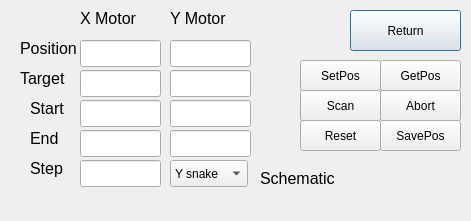
<?xml version="1.0" encoding="UTF-8"?>
<ui version="4.0">
 <class>Scanner</class>
 <widget class="QDialog" name="Scanner">
  <property name="geometry">
   <rect>
    <x>0</x>
    <y>0</y>
    <width>471</width>
    <height>221</height>
   </rect>
  </property>
  <property name="windowTitle">
   <string>EngineerScanner</string>
  </property>
  <widget class="QLabel" name="label">
   <property name="geometry">
    <rect>
     <x>80</x>
     <y>10</y>
     <width>66</width>
     <height>17</height>
    </rect>
   </property>
   <property name="font">
    <font>
     <pointsize>12</pointsize>
    </font>
   </property>
   <property name="text">
    <string>X Motor</string>
   </property>
  </widget>
  <widget class="QLabel" name="label_2">
   <property name="geometry">
    <rect>
     <x>170</x>
     <y>10</y>
     <width>66</width>
     <height>17</height>
    </rect>
   </property>
   <property name="font">
    <font>
     <pointsize>12</pointsize>
    </font>
   </property>
   <property name="text">
    <string>Y Motor</string>
   </property>
  </widget>
  <widget class="QLabel" name="label_3">
   <property name="geometry">
    <rect>
     <x>20</x>
     <y>40</y>
     <width>66</width>
     <height>17</height>
    </rect>
   </property>
   <property name="font">
    <font>
     <pointsize>12</pointsize>
    </font>
   </property>
   <property name="text">
    <string>Position</string>
   </property>
  </widget>
  <widget class="QLabel" name="label_4">
   <property name="geometry">
    <rect>
     <x>20</x>
     <y>70</y>
     <width>66</width>
     <height>17</height>
    </rect>
   </property>
   <property name="font">
    <font>
     <pointsize>12</pointsize>
    </font>
   </property>
   <property name="text">
    <string>Target</string>
   </property>
  </widget>
  <widget class="QLabel" name="label_5">
   <property name="geometry">
    <rect>
     <x>30</x>
     <y>100</y>
     <width>66</width>
     <height>17</height>
    </rect>
   </property>
   <property name="font">
    <font>
     <pointsize>12</pointsize>
    </font>
   </property>
   <property name="text">
    <string>Start</string>
   </property>
  </widget>
  <widget class="QLabel" name="label_6">
   <property name="geometry">
    <rect>
     <x>30</x>
     <y>130</y>
     <width>66</width>
     <height>17</height>
    </rect>
   </property>
   <property name="font">
    <font>
     <pointsize>12</pointsize>
    </font>
   </property>
   <property name="text">
    <string>End</string>
   </property>
  </widget>
  <widget class="QPushButton" name="sca_return">
   <property name="geometry">
    <rect>
     <x>350</x>
     <y>10</y>
     <width>111</width>
     <height>41</height>
    </rect>
   </property>
   <property name="text">
    <string>Return</string>
   </property>
  </widget>
  <widget class="QPushButton" name="setpos">
   <property name="geometry">
    <rect>
     <x>300</x>
     <y>60</y>
     <width>81</width>
     <height>31</height>
    </rect>
   </property>
   <property name="text">
    <string>SetPos</string>
   </property>
  </widget>
  <widget class="QPushButton" name="scan">
   <property name="geometry">
    <rect>
     <x>300</x>
     <y>90</y>
     <width>81</width>
     <height>31</height>
    </rect>
   </property>
   <property name="text">
    <string>Scan</string>
   </property>
  </widget>
  <widget class="QPushButton" name="reset">
   <property name="geometry">
    <rect>
     <x>300</x>
     <y>120</y>
     <width>81</width>
     <height>31</height>
    </rect>
   </property>
   <property name="text">
    <string>Reset</string>
   </property>
  </widget>
  <widget class="QPushButton" name="getpos">
   <property name="geometry">
    <rect>
     <x>380</x>
     <y>60</y>
     <width>81</width>
     <height>31</height>
    </rect>
   </property>
   <property name="text">
    <string>GetPos</string>
   </property>
  </widget>
  <widget class="QPushButton" name="savepos">
   <property name="geometry">
    <rect>
     <x>380</x>
     <y>120</y>
     <width>81</width>
     <height>31</height>
    </rect>
   </property>
   <property name="text">
    <string>SavePos</string>
   </property>
  </widget>
  <widget class="QPushButton" name="abort">
   <property name="geometry">
    <rect>
     <x>380</x>
     <y>90</y>
     <width>81</width>
     <height>31</height>
    </rect>
   </property>
   <property name="text">
    <string>Abort</string>
   </property>
  </widget>
  <widget class="mylineedit" name="pos_x">
   <property name="geometry">
    <rect>
     <x>80</x>
     <y>40</y>
     <width>81</width>
     <height>27</height>
    </rect>
   </property>
  </widget>
  <widget class="mylineedit" name="pos_y">
   <property name="geometry">
    <rect>
     <x>170</x>
     <y>40</y>
     <width>81</width>
     <height>27</height>
    </rect>
   </property>
  </widget>
  <widget class="mylineedit" name="tar_x">
   <property name="geometry">
    <rect>
     <x>80</x>
     <y>70</y>
     <width>81</width>
     <height>27</height>
    </rect>
   </property>
  </widget>
  <widget class="mylineedit" name="tar_y">
   <property name="geometry">
    <rect>
     <x>170</x>
     <y>70</y>
     <width>81</width>
     <height>27</height>
    </rect>
   </property>
  </widget>
  <widget class="mylineedit" name="start_x">
   <property name="geometry">
    <rect>
     <x>80</x>
     <y>100</y>
     <width>81</width>
     <height>27</height>
    </rect>
   </property>
  </widget>
  <widget class="mylineedit" name="start_y">
   <property name="geometry">
    <rect>
     <x>170</x>
     <y>100</y>
     <width>81</width>
     <height>27</height>
    </rect>
   </property>
  </widget>
  <widget class="mylineedit" name="end_x">
   <property name="geometry">
    <rect>
     <x>80</x>
     <y>130</y>
     <width>81</width>
     <height>27</height>
    </rect>
   </property>
  </widget>
  <widget class="mylineedit" name="end_y">
   <property name="geometry">
    <rect>
     <x>170</x>
     <y>130</y>
     <width>81</width>
     <height>27</height>
    </rect>
   </property>
  </widget>
  <widget class="QLabel" name="label_7">
   <property name="geometry">
    <rect>
     <x>30</x>
     <y>160</y>
     <width>66</width>
     <height>17</height>
    </rect>
   </property>
   <property name="font">
    <font>
     <pointsize>12</pointsize>
    </font>
   </property>
   <property name="text">
    <string>Step</string>
   </property>
  </widget>
  <widget class="mylineedit" name="step">
   <property name="geometry">
    <rect>
     <x>80</x>
     <y>160</y>
     <width>81</width>
     <height>27</height>
    </rect>
   </property>
  </widget>
  <widget class="QLabel" name="label_8">
   <property name="geometry">
    <rect>
     <x>260</x>
     <y>170</y>
     <width>81</width>
     <height>17</height>
    </rect>
   </property>
   <property name="font">
    <font>
     <pointsize>12</pointsize>
    </font>
   </property>
   <property name="text">
    <string>Schematic</string>
   </property>
  </widget>
  <widget class="QComboBox" name="scematic">
   <property name="geometry">
    <rect>
     <x>170</x>
     <y>160</y>
     <width>78</width>
     <height>27</height>
    </rect>
   </property>
   <item>
    <property name="text">
     <string>Y snake</string>
    </property>
   </item>
   <item>
    <property name="text">
     <string>Y comb</string>
    </property>
   </item>
   <item>
    <property name="text">
     <string>X snake</string>
    </property>
   </item>
   <item>
    <property name="text">
     <string>X comb</string>
    </property>
   </item>
   <item>
    <property name="text">
     <string>Home</string>
    </property>
   </item>
  </widget>
 </widget>
 <customwidgets>
  <customwidget>
   <class>mylineedit</class>
   <extends>QLineEdit</extends>
   <header location="global">mylineedit.h</header>
  </customwidget>
 </customwidgets>
 <resources/>
 <connections/>
</ui>
